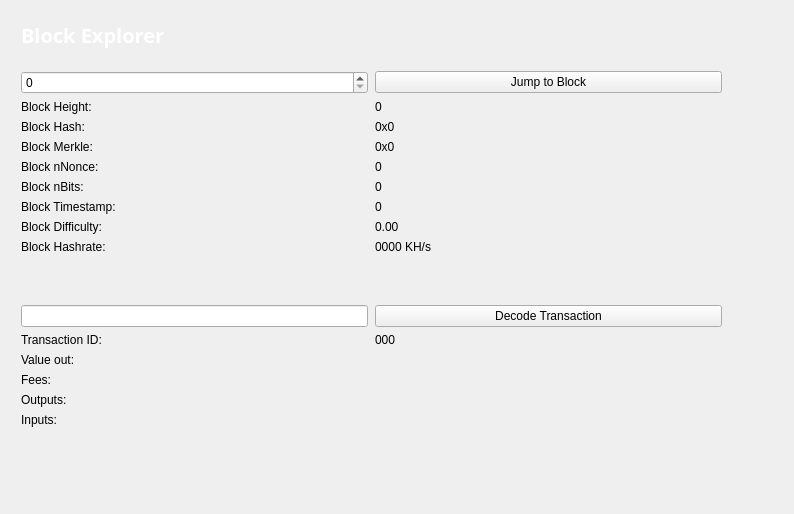
<?xml version="1.0" encoding="UTF-8"?>
<ui version="4.0">
 <class>BlockBrowser</class>
 <widget class="QWidget" name="BlockBrowser">
  <property name="windowModality">
   <enum>Qt::NoENVodal</enum>
  </property>
  <property name="enabled">
   <bool>true</bool>
  </property>
  <property name="geometry">
   <rect>
    <x>0</x>
    <y>0</y>
    <width>794</width>
    <height>514</height>
   </rect>
  </property>
  <property name="sizePolicy">
   <sizepolicy hsizetype="Preferred" vsizetype="Preferred">
    <horstretch>0</horstretch>
    <verstretch>0</verstretch>
   </sizepolicy>
  </property>
  <property name="minimumSize">
   <size>
    <width>0</width>
    <height>0</height>
   </size>
  </property>
  <property name="acceptDrops">
   <bool>false</bool>
  </property>
  <property name="windowTitle">
   <string>Form</string>
  </property>
  <layout class="QGridLayout">
   <property name="sizeConstraint">
    <enum>QLayout::SetMaximumSize</enum>
   </property>
   <property name="leftMargin">
    <number>21</number>
   </property>
   <property name="topMargin">
    <number>21</number>
   </property>
   <property name="rightMargin">
    <number>10</number>
   </property>
   <item row="1" column="0">
    <widget class="QWidget" name="widget" native="true">
     <widget class="QWidget" name="layoutWidget">
      <property name="geometry">
       <rect>
        <x>0</x>
        <y>0</y>
        <width>699</width>
        <height>27</height>
       </rect>
      </property>
      <layout class="QHBoxLayout" name="horizontalLayout_4">
       <property name="spacing">
        <number>7</number>
       </property>
       <item>
        <widget class="QLabel" name="label_5">
         <property name="font">
          <font>
           <family>Open Sans,sans-serif</family>
          </font>
         </property>
         <property name="text">
          <string>&lt;html&gt;&lt;head/&gt;&lt;body&gt;&lt;p&gt;&lt;span style=&quot; font-size:20px; font-weight:600; color:#FFFFFF;&quot;&gt;Block Explorer &lt;/span&gt;&lt;/p&gt;&lt;/body&gt;&lt;/html&gt;</string>
         </property>
        </widget>
       </item>
       <item>
        <spacer name="horizontalSpacer_2">
         <property name="orientation">
          <enum>Qt::Horizontal</enum>
         </property>
         <property name="sizeHint" stdset="0">
          <size>
           <width>40</width>
           <height>20</height>
          </size>
         </property>
        </spacer>
       </item>
      </layout>
     </widget>
     <widget class="QWidget" name="layoutWidget_2">
      <property name="geometry">
       <rect>
        <x>0</x>
        <y>50</y>
        <width>701</width>
        <height>400</height>
       </rect>
      </property>
      <layout class="QGridLayout" name="gridLayout_3" rowstretch="0,0,0,0,0,0,0,0,0,0,0,0,0,0,0,0,0,0,0" columnstretch="0,0">
       <property name="sizeConstraint">
        <enum>QLayout::SetDefaultConstraint</enum>
       </property>
       <property name="horizontalSpacing">
        <number>7</number>
       </property>
       <item row="18" column="0">
        <spacer name="verticalSpacer">
         <property name="orientation">
          <enum>Qt::Vertical</enum>
         </property>
         <property name="sizeHint" stdset="0">
          <size>
           <width>20</width>
           <height>40</height>
          </size>
         </property>
        </spacer>
       </item>
       <item row="12" column="1">
        <widget class="QPushButton" name="txButton">
         <property name="text">
          <string>Decode Transaction</string>
         </property>
        </widget>
       </item>
       <item row="17" column="0">
        <widget class="QLabel" name="inputLabel">
         <property name="text">
          <string>Inputs:</string>
         </property>
         <property name="aligENVent">
          <set>Qt::AlignLeading|Qt::AlignLeft|Qt::AlignTop</set>
         </property>
        </widget>
       </item>
       <item row="10" column="1">
        <widget class="QLabel" name="pawBox">
         <property name="cursor">
          <cursorShape>IBeamCursor</cursorShape>
         </property>
         <property name="text">
          <string>0000 KH/s</string>
         </property>
         <property name="textInteractionFlags">
          <set>Qt::LinksAccessibleByMouse|Qt::TextSelectableByKeyboard|Qt::TextSelectableByMouse</set>
         </property>
        </widget>
       </item>
       <item row="14" column="0">
        <widget class="QLabel" name="valueLabel">
         <property name="text">
          <string>Value out:</string>
         </property>
        </widget>
       </item>
       <item row="13" column="0">
        <widget class="QLabel" name="txLabel">
         <property name="text">
          <string>Transaction ID:</string>
         </property>
        </widget>
       </item>
       <item row="9" column="1">
        <widget class="QLabel" name="hardBox">
         <property name="cursor">
          <cursorShape>IBeamCursor</cursorShape>
         </property>
         <property name="text">
          <string>0.00</string>
         </property>
         <property name="textInteractionFlags">
          <set>Qt::LinksAccessibleByMouse|Qt::TextSelectableByKeyboard|Qt::TextSelectableByMouse</set>
         </property>
        </widget>
       </item>
       <item row="13" column="1">
        <widget class="QLabel" name="txID">
         <property name="cursor">
          <cursorShape>IBeamCursor</cursorShape>
         </property>
         <property name="text">
          <string>000</string>
         </property>
         <property name="textInteractionFlags">
          <set>Qt::LinksAccessibleByMouse|Qt::TextSelectableByKeyboard|Qt::TextSelectableByMouse</set>
         </property>
        </widget>
       </item>
       <item row="17" column="1">
        <widget class="QLabel" name="inputBox">
         <property name="cursor">
          <cursorShape>IBeamCursor</cursorShape>
         </property>
         <property name="text">
          <string/>
         </property>
         <property name="aligENVent">
          <set>Qt::AlignLeading|Qt::AlignLeft|Qt::AlignTop</set>
         </property>
         <property name="textInteractionFlags">
          <set>Qt::LinksAccessibleByMouse|Qt::TextSelectableByKeyboard|Qt::TextSelectableByMouse</set>
         </property>
        </widget>
       </item>
       <item row="14" column="1">
        <widget class="QLabel" name="valueBox">
         <property name="cursor">
          <cursorShape>IBeamCursor</cursorShape>
         </property>
         <property name="text">
          <string/>
         </property>
         <property name="textInteractionFlags">
          <set>Qt::LinksAccessibleByMouse|Qt::TextSelectableByKeyboard|Qt::TextSelectableByMouse</set>
         </property>
        </widget>
       </item>
       <item row="9" column="0">
        <widget class="QLabel" name="hardLabel">
         <property name="text">
          <string>Block Difficulty:</string>
         </property>
        </widget>
       </item>
       <item row="1" column="0">
        <widget class="QSpinBox" name="heightBox">
         <property name="sizePolicy">
          <sizepolicy hsizetype="Preferred" vsizetype="Fixed">
           <horstretch>0</horstretch>
           <verstretch>0</verstretch>
          </sizepolicy>
         </property>
         <property name="maximum">
          <number>99999999</number>
         </property>
        </widget>
       </item>
       <item row="3" column="0">
        <widget class="QLabel" name="heightLabel_2">
         <property name="text">
          <string>Block Height:</string>
         </property>
        </widget>
       </item>
       <item row="8" column="1">
        <widget class="QLabel" name="timeBox">
         <property name="cursor">
          <cursorShape>IBeamCursor</cursorShape>
         </property>
         <property name="text">
          <string>0</string>
         </property>
         <property name="textInteractionFlags">
          <set>Qt::LinksAccessibleByMouse|Qt::TextSelectableByKeyboard|Qt::TextSelectableByMouse</set>
         </property>
        </widget>
       </item>
       <item row="1" column="1">
        <widget class="QPushButton" name="blockButton">
         <property name="text">
          <string>Jump to Block</string>
         </property>
        </widget>
       </item>
       <item row="5" column="0">
        <widget class="QLabel" name="merkleLabel">
         <property name="text">
          <string>Block Merkle:</string>
         </property>
        </widget>
       </item>
       <item row="4" column="0">
        <widget class="QLabel" name="hashLabel">
         <property name="text">
          <string>Block Hash:</string>
         </property>
        </widget>
       </item>
       <item row="15" column="1">
        <widget class="QLabel" name="feesBox">
         <property name="cursor">
          <cursorShape>IBeamCursor</cursorShape>
         </property>
         <property name="text">
          <string/>
         </property>
         <property name="textInteractionFlags">
          <set>Qt::LinksAccessibleByMouse|Qt::TextSelectableByKeyboard|Qt::TextSelectableByMouse</set>
         </property>
        </widget>
       </item>
       <item row="10" column="0">
        <widget class="QLabel" name="pawLabel">
         <property name="text">
          <string>Block Hashrate:</string>
         </property>
        </widget>
       </item>
       <item row="3" column="1">
        <widget class="QLabel" name="heightLabel">
         <property name="cursor">
          <cursorShape>IBeamCursor</cursorShape>
         </property>
         <property name="text">
          <string>0</string>
         </property>
         <property name="textInteractionFlags">
          <set>Qt::LinksAccessibleByMouse|Qt::TextSelectableByKeyboard|Qt::TextSelectableByMouse</set>
         </property>
        </widget>
       </item>
       <item row="15" column="0">
        <widget class="QLabel" name="feesLabel">
         <property name="text">
          <string>Fees:</string>
         </property>
        </widget>
       </item>
       <item row="7" column="0">
        <widget class="QLabel" name="bitsLabel">
         <property name="text">
          <string>Block nBits:</string>
         </property>
        </widget>
       </item>
       <item row="7" column="1">
        <widget class="QLabel" name="bitsBox">
         <property name="cursor">
          <cursorShape>IBeamCursor</cursorShape>
         </property>
         <property name="text">
          <string>0</string>
         </property>
         <property name="textInteractionFlags">
          <set>Qt::LinksAccessibleByMouse|Qt::TextSelectableByKeyboard|Qt::TextSelectableByMouse</set>
         </property>
        </widget>
       </item>
       <item row="5" column="1">
        <widget class="QLabel" name="merkleBox">
         <property name="minimumSize">
          <size>
           <width>187</width>
           <height>0</height>
          </size>
         </property>
         <property name="cursor">
          <cursorShape>IBeamCursor</cursorShape>
         </property>
         <property name="text">
          <string>0x0</string>
         </property>
         <property name="textInteractionFlags">
          <set>Qt::LinksAccessibleByMouse|Qt::TextSelectableByKeyboard|Qt::TextSelectableByMouse</set>
         </property>
        </widget>
       </item>
       <item row="16" column="0">
        <widget class="QLabel" name="outputLabel">
         <property name="text">
          <string>Outputs:</string>
         </property>
         <property name="aligENVent">
          <set>Qt::AlignLeading|Qt::AlignLeft|Qt::AlignTop</set>
         </property>
        </widget>
       </item>
       <item row="16" column="1">
        <widget class="QLabel" name="outputBox">
         <property name="cursor">
          <cursorShape>IBeamCursor</cursorShape>
         </property>
         <property name="text">
          <string/>
         </property>
         <property name="aligENVent">
          <set>Qt::AlignLeading|Qt::AlignLeft|Qt::AlignTop</set>
         </property>
         <property name="textInteractionFlags">
          <set>Qt::LinksAccessibleByMouse|Qt::TextSelectableByKeyboard|Qt::TextSelectableByMouse</set>
         </property>
        </widget>
       </item>
       <item row="6" column="0">
        <widget class="QLabel" name="nonceLabel">
         <property name="text">
          <string>Block nNonce:</string>
         </property>
        </widget>
       </item>
       <item row="6" column="1">
        <widget class="QLabel" name="nonceBox">
         <property name="cursor">
          <cursorShape>IBeamCursor</cursorShape>
         </property>
         <property name="text">
          <string>0</string>
         </property>
         <property name="textInteractionFlags">
          <set>Qt::LinksAccessibleByMouse|Qt::TextSelectableByKeyboard|Qt::TextSelectableByMouse</set>
         </property>
        </widget>
       </item>
       <item row="8" column="0">
        <widget class="QLabel" name="timeLabel">
         <property name="text">
          <string>Block Timestamp:</string>
         </property>
        </widget>
       </item>
       <item row="4" column="1">
        <widget class="QLabel" name="hashBox">
         <property name="enabled">
          <bool>true</bool>
         </property>
         <property name="sizePolicy">
          <sizepolicy hsizetype="Preferred" vsizetype="Preferred">
           <horstretch>0</horstretch>
           <verstretch>0</verstretch>
          </sizepolicy>
         </property>
         <property name="minimumSize">
          <size>
           <width>0</width>
           <height>0</height>
          </size>
         </property>
         <property name="cursor">
          <cursorShape>IBeamCursor</cursorShape>
         </property>
         <property name="text">
          <string>0x0</string>
         </property>
         <property name="textInteractionFlags">
          <set>Qt::LinksAccessibleByMouse|Qt::TextSelectableByKeyboard|Qt::TextSelectableByMouse</set>
         </property>
        </widget>
       </item>
       <item row="12" column="0">
        <widget class="QLineEdit" name="txBox">
         <property name="sizePolicy">
          <sizepolicy hsizetype="Preferred" vsizetype="Fixed">
           <horstretch>0</horstretch>
           <verstretch>0</verstretch>
          </sizepolicy>
         </property>
         <property name="inputMask">
          <string comment="Transaction id" extracomment="Transaction id"/>
         </property>
         <property name="placeholderText">
          <string comment="Transaction ID" extracomment="Transaction ID"/>
         </property>
        </widget>
       </item>
       <item row="11" column="0">
        <spacer name="verticalSpacer_2">
         <property name="orientation">
          <enum>Qt::Vertical</enum>
         </property>
         <property name="sizeHint" stdset="0">
          <size>
           <width>20</width>
           <height>40</height>
          </size>
         </property>
        </spacer>
       </item>
      </layout>
     </widget>
    </widget>
   </item>
  </layout>
 </widget>
 <resources/>
 <connections/>
</ui>
